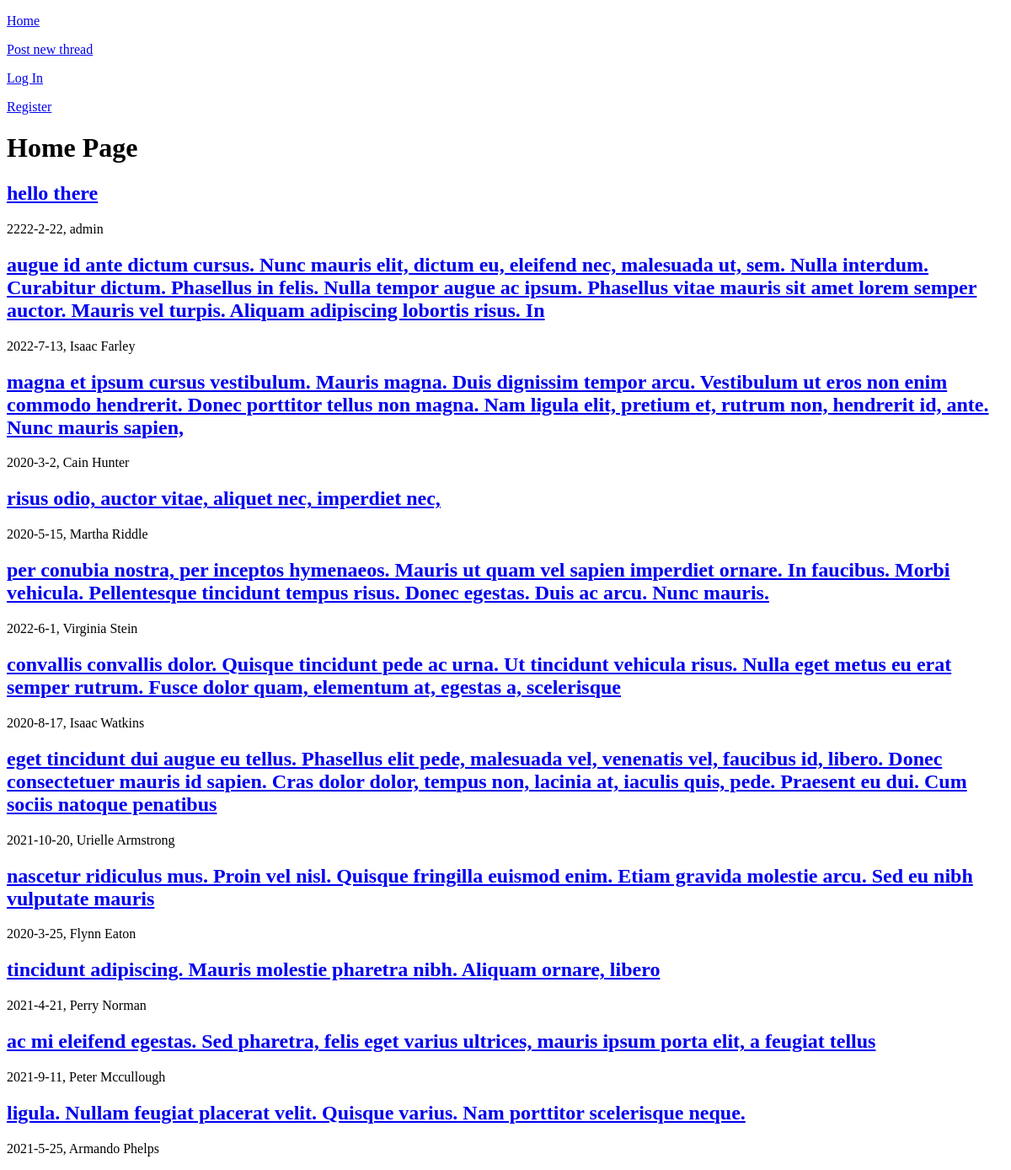
Before: / with the older database file.
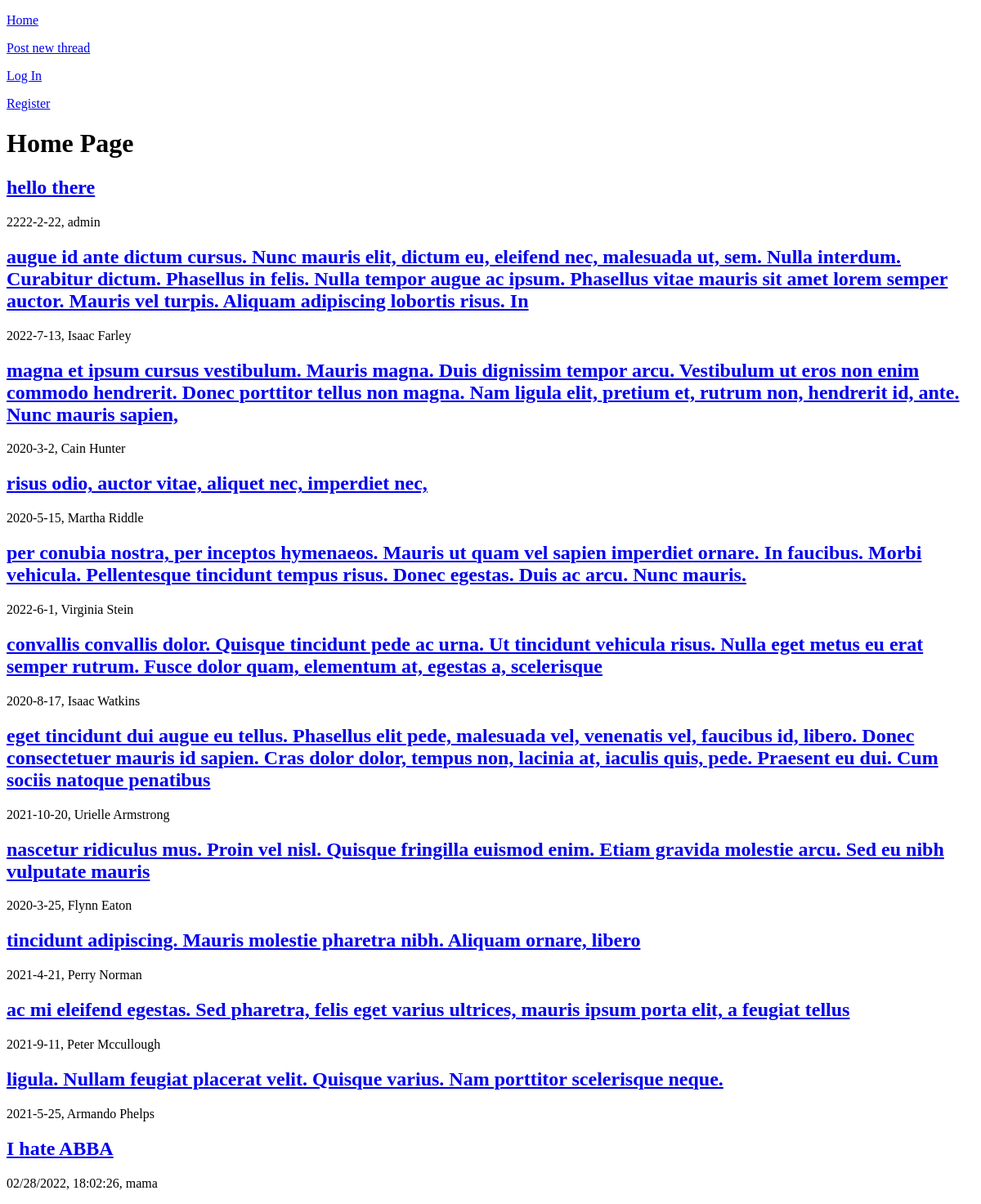
After: the same page with the newer database file.
### tables this page shows
CREATE TABLE threads
(
    thread_id INTEGER PRIMARY KEY AUTOINCREMENT,
    title TEXT NOT NULL,
    body TEXT NOT NULL,
    date_created TEXT NOT NULL,
    user_poster TEXT NOT NULL
);

### app.py (the view)
@app.route("/")
def index():
    db = get_db()
    threads = db.execute("""
        SELECT * FROM threads;
    """).fetchall()
    return render_template("index.html", threads=threads)

### database.py (called while the page is built)
def get_db():
    if "db" not in g:
        g.db = sqlite3.connect(DATABASE,
            detect_types=sqlite3.PARSE_DECLTYPES
        )
        g.db.row_factory = sqlite3.Row
    return g.db

### templates/index.html (shortened to what this page needs)
{% extends 'base.html' %}
{% block main_content %}
<h1>Home Page</h1>
{% for thread in threads %}
    <h2>
        <a href="{{ url_for('thread', thread_id=thread['thread_id']) }}">
            {{ thread["title"] }}
        </a>
    </h2>
    <p>{{ thread["date_created"] }}, {{ thread["user_poster"] }}</p>
{% endfor %}
{% endblock %}

Changed rows visible on the page:
added threads: title "I hate ABBA", date_created "02/28/2022, 18:02:26", user_poster "mama"
